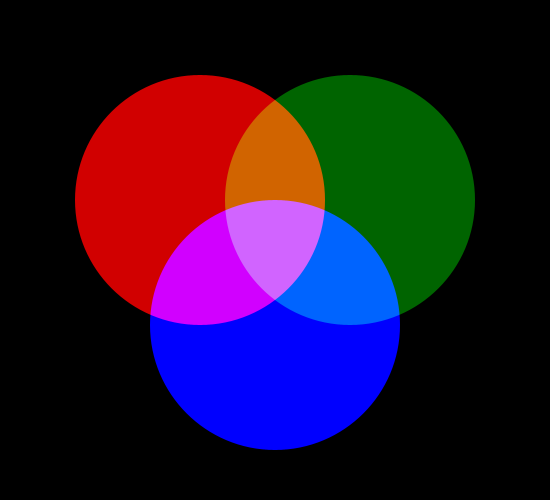
Frame 1 (no input)
Frame 60 (the mouse pressed at the canvas centre just before this capture): identical to frame 1, image omitted
Frame 120 (the mouse held since frame 60 and released just before this capture): identical to frame 1, image omitted

The Processing sketch that drew this single still picture (run headless with seeded random() and noise(); from frame 60 on, the mouse is pressed at the canvas centre):

// Processing sketch: msr_color_circles
// ── msr_color_circles.pde
int red_value   = 209;
int green_value = 100;
int blue_value  = 255;
void setup() {
  size(550, 500);
  noStroke(); 
}

void draw() {
  blendMode(ADD);
  background(0);
  fill(red_value,0,0);
  ellipse(200,200,250,250);
  
  fill(0,green_value,0);
  ellipse(width-200,200,250,250);
  
  fill(0,0,blue_value);
  ellipse(width/2,height-175,250,250);
}
